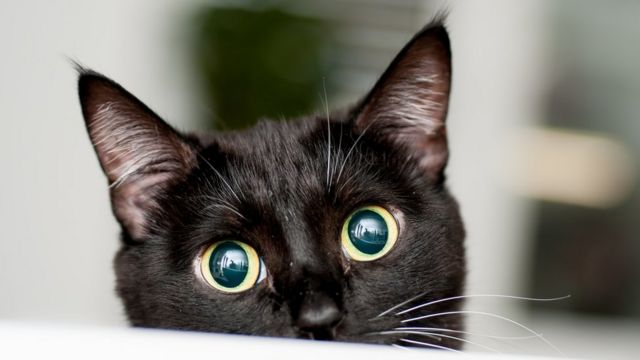
#> input picture Transformations in Digital Images/data/cat.jpg, 640 x 360 px
$ jupyter execute DigitalImageTransformations.ipynb
#> lines starting #> are read from the running program, lines starting #| are printed output that depends on the picture; long printed decimals are rounded
# **Transformations in Digital Images**
**Notebook creado por [Marlon Tecotl](https://www.linkedin.com/in/marlon-tecotl/) para el Master en [Vision Artificial](https://www.techtitute.com/informatica/master/master-vision-artificial) en [Tech](https://www.techtitute.com/) (2024).**

En primer lugar vamos a importar las librerias necesarias para el desarollo del notebook

[cell 1]
# importamos las libreiras
import matplotlib.pyplot as plt
import matplotlib as mpl
mpl.rcParams['figure.figsize'] = [8, 8]
import cv2
import numpy as np

Cargamos la imagen con la que vamos a trabajar

[cell 2]
# ruta de la imagen a cargar
image_path = 'data/cat.jpg'

# cargamos la imagen
image = cv2.imread(image_path)
#> image is the input picture: shape (360, 640, 3); mean B, G, R 115.4, 122.8, 125.4
image  = cv2.cvtColor(image, cv2.COLOR_RGB2BGR)
plt.imshow(image)
plt.show()

#Mostramos el tamaño de la imagen
print("Alto = " + str(image.shape[0]))
#| Alto = 360
print("Ancho = " + str(image.shape[1]))
#| Ancho = 640
print("Canales = " + str(image.shape[2]))
#| Canales = 3

### **Traslación**

En este primer punto se pide trasladar la imagen 50 pixeles en x y 25 en y. El resultado esperado es el siguiente.

Consultar el siguiente enlace : [learnopencv](https://learnopencv.com/image-rotation-and-translation-using-opencv/)

[cell 3]
# definimos la distancia a trasladar
translation_x = 50
translation_y = 25

# obtenemos el tamaño de la imagen
height, width = image.shape[:2]
#> height = 360; width = 640

# creamos la matriz de translacion
translation_matrix = np.array([
    [1, 0, translation_x],
    [0, 1, translation_y]
], dtype=np.float32)

# usamos la funcion openv para
translated_image = cv2.warpAffine(src=image, M=translation_matrix, dsize=(width, height))
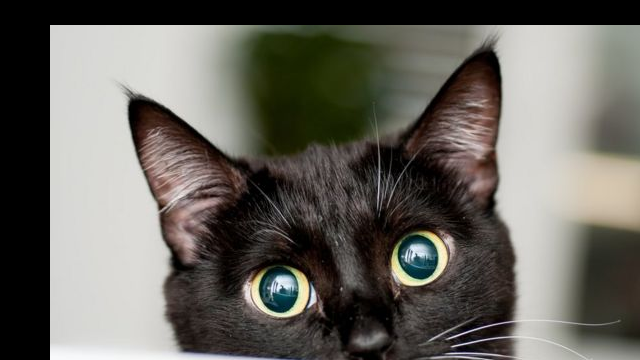
#> translated_image: shape (360, 640, 3); mean R, G, B 103, 100.4, 93.8

# mostramos la imagen
plt.imshow(translated_image)
plt.show()

### **Rotación**
En la siguiente actividad se pide rotar la imagen 45 grados positivos con centro en el centro de la imagen. Mostrar la matriz resultante.

Consultar el siguiente enlace : [learnopencv](https://learnopencv.com/image-rotation-and-translation-using-opencv/)

Resultado esperado:

[cell 4]
# Dividing height and width by 2 to get the center of the image
height, width = image.shape[:2]
center = (width/2, height/2)
#> center = (320, 180)
angle = 45
scale = 1

# obtenemos la matriz de rotacion
rotate_matrix = cv2.getRotationMatrix2D(center=center, angle=angle, scale=scale)
print('Matriz de rotación')
print(rotate_matrix)
#| [[  0.7071   0.7071 -33.553]
#|  [ -0.7071   0.7071 278.995]]
print('\r')


# usamos la funcion openv para
rotated_image = cv2.warpAffine(src=image, M=rotate_matrix, dsize=(width, height))
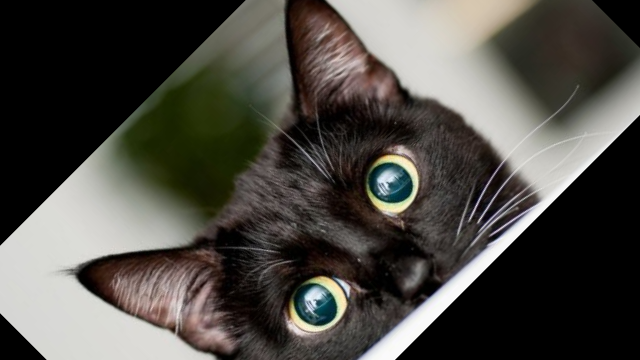
#> rotated_image: shape (360, 640, 3); mean R, G, B 77.4, 75, 69.3

# mostramos la imagen
plt.imshow(rotated_image)
plt.show()

### **Redimensionar con factor de escalado**
En la siguiente actividad se redimensionar la imagen utilizando un factor de escalado de 1/3 en x y 1/2 en y. Mostrar resultados haciendo un subplot. Consultar : [learnopencv](https://learnopencv.com/image-rotation-and-translation-using-opencv/)

Este es el resultado esperado:

[cell 5]
# obtenemos el tamaño de la imagen y creamos un size *2
height, width, channels = image.shape
#> channels = 3
dim = (width *2, height *4)
#> dim = (1280, 1440)

# usamos la fucion openv para redimensionar la imagen
resized_image = cv2.resize(image, None, fx= 1/3, fy= 1/2, interpolation= cv2.INTER_LINEAR)
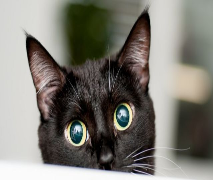
#> resized_image: shape (180, 213, 3); mean R, G, B 125.6, 123, 115.6

# arrays para el bucle
titles = ['original', 're-escalado']
images = [image, resized_image]

# mostramos la imagen
for i in range(2):
  plt.subplot(121+i)
  plt.title(titles[i])
  plt.imshow(images[i])
plt.show()
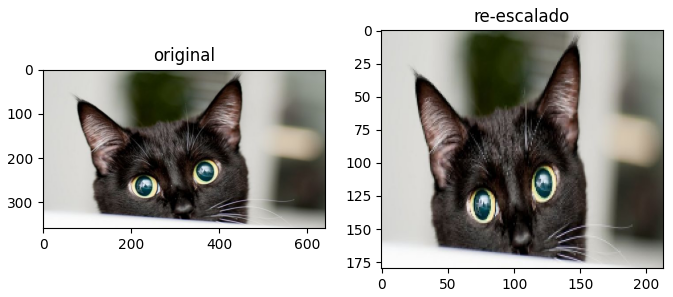
#> figure drawn by matplotlib, 2 panels

### **Flip de la imagen**
En la siguiente actividad se pide girar la imagen usando un flip vertical, uno horizontal y ambos. Crear un subplot de la imagen originial y las tres resultantes de 2x2. Consultar el metodo [cv2.flip()](https://www.geeksforgeeks.org/python-opencv-cv2-flip-method/)

Este es el resultado esperado:

[cell 6]
# tamaño del plot
nrows, ncols = 2, 2

# array que contiene un diccionario que define el titulo y la operacion
name_and_op = [{'title' : 'original', 'operation' : 99},
               {'title' : 'flip vertical', 'operation' : 0},
               {'title' : 'flip horizontal', 'operation' : 1},
               {'title' : 'ambos sentidos', 'operation' : -1}]

# creamos la figura para el plot
fig = plt.figure()

#Pintamos la imagen original
ax = fig.add_subplot(nrows, ncols, 1)
plt.title(name_and_op[0]['title'])
plt.imshow(image)

# recorremos el diccionario para crear los flips
for i in range(1,4):
  flipped = cv2.flip(image, name_and_op[i]['operation'])
  ax = fig.add_subplot(nrows, ncols, i+1)
  plt.title(name_and_op[i]['title'])
  plt.imshow(flipped)
#> this loop made 3 passes
#> pass 1, `flipped = cv2.flip(image, name_and_op[i]['operation'])`:
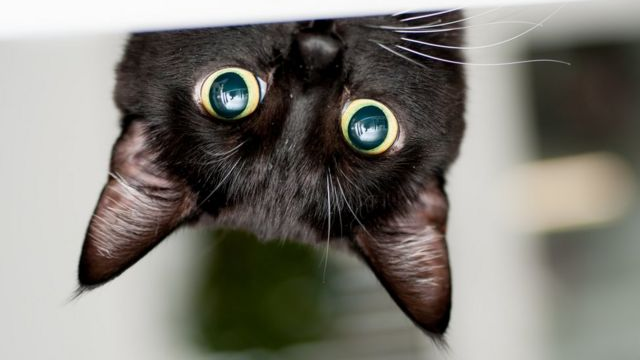
#> flipped: shape (360, 640, 3); mean R, G, B 125.4, 122.8, 115.4
#> pass 3, `flipped = cv2.flip(image, name_and_op[i]['operation'])`:
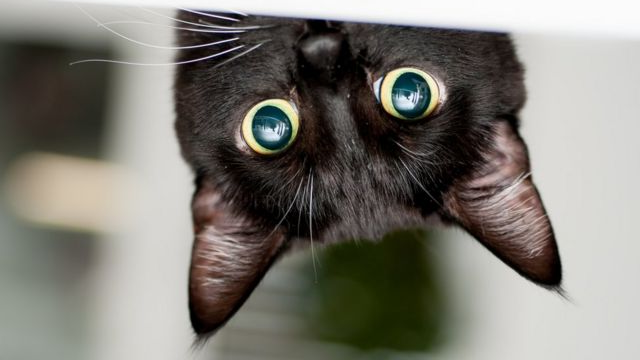
#> flipped: shape (360, 640, 3); mean R, G, B 125.4, 122.8, 115.4
plt.show()

### **Transformación afin**
En la siguiente actividad se pide crear una transformación afin seleccionando tres punto de la imagen original y tres puntos de destino para una imagen del mismo tamaño que la original. Printar la matriz resultante y mostrar un subplot con la imagen original y la resultante con los puntos seleccionados pintados sobre ellas. Consultar el metodo [cv2.getAffineTransform()](https://www.geeksforgeeks.org/python-opencv-affine-transformation/#:~:text=In%20Affine%20transformation%2C%20all%20parallel,Then%20cv2.)

Este es el resultado esperado:

[cell 7]
# obtenemos el tamaño de la imagen
original = image.copy()
height, width = image.shape[:2]

# constantes
radius = 0
color = (0, 255, 0)
thickness = 25

# creamos los puntos en la imagen original y en la imagen de salida
original_points = np.float32([[80,75],[440,25],[130,325]])
destination_points = np.float32([[10,100],[200,50],[100,250]])

# obtenemos la matriz de  translacion y rotación
M = cv2.getAffineTransform(original_points,destination_points)
print('Matriz aplicada a la transformacion')
print(M)
print('\r')

# aplicamos la matriz sobre la imagen
dst = cv2.warpAffine(image, M, (width,height))

# pintamos los puntos
for i in range(len(original_points)):
  center_original = (int(original_points[i][0]), int(original_points[i][1]))
  center_destination = (int(destination_points[i][0]), int(destination_points[i][1]))
  original = cv2.circle(original,
                        center_original,
                        radius = radius,
                        color = color,
                        thickness= thickness)
  dst = cv2.circle(dst,
                      center_destination,
                      radius = radius,
                      color = color,
                      thickness= thickness)
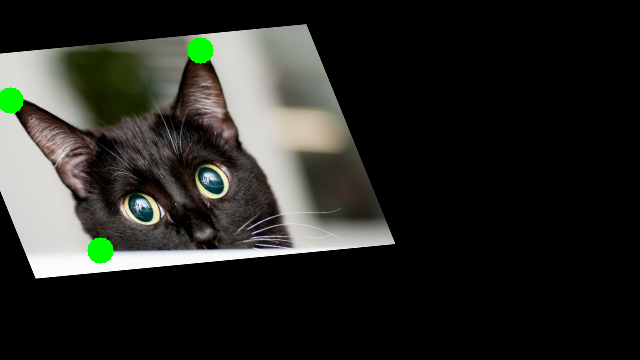
#> dst: shape (360, 640, 3); mean R, G, B 40.4, 41.2, 36.9
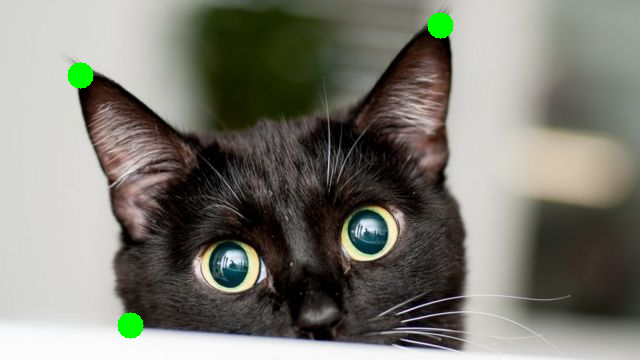
#> original: shape (360, 640, 3); mean R, G, B 124.6, 123.7, 114.6

# pintamos las dos imagenes
plt.subplot(121),plt.imshow(original),plt.title('Input')
plt.subplot(122),plt.imshow(dst),plt.title('Output')
plt.show()

### **Transformación proyectiva**
En la siguiente actividad se pide crear una transformación proyectiva seleccionando cuatro puntos de la imagen original y cuatro puntos de destino correspondiente a las 4 esquinas de la imagen final que tiene que tener un tamaño de 600x600. Printar la matriz resultante y mostrar un subplot con la imagen original y la resultante con los puntos seleccionados pintados sobre la imagen original. Consultar el metodo [cv2.getPerspectiveTransform()](https://theailearner.com/tag/cv2-getperspectivetransform/)

Este es el resultado esperado:

[cell 8]
# copiamos la imagen
original = image.copy()

# obtenemos el tamaño de la imagen
height, width = image.shape[:2]

# constantes
radius = 0
color = (0, 255, 0)
thickness = 25
output_size = 600


# creamos los puntos en la imagen original y en la imagen de salida
original_points = np.float32([[80,75],[440,25],[130,325],[450,350]])
destination_points = np.float32([[0,0],
                                 [output_size,0],
                                 [0,output_size],
                                 [output_size,output_size]])

# obtenemos la matriz de  translacion y rotación
M = cv2.getPerspectiveTransform(original_points,destination_points)
print('Matriz aplicada a la transformacion')
print(M)
print('\r')

# aplicamos la matriz sobre la imagen
dst = cv2.warpPerspective(original, M, (output_size,output_size))
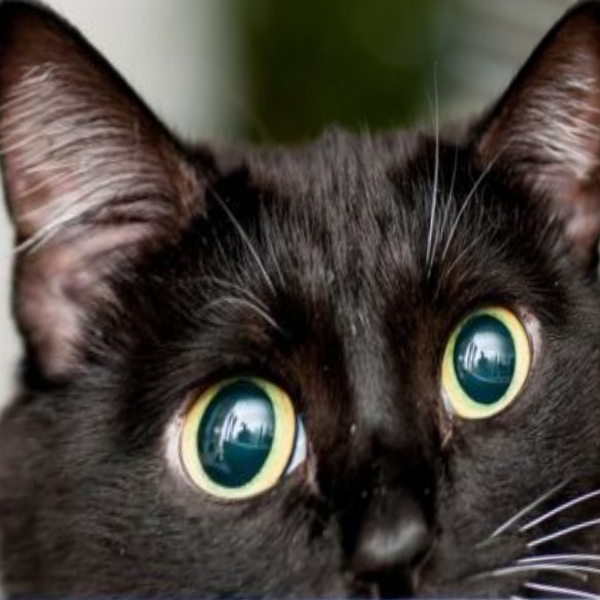
#> dst: shape (600, 600, 3); mean R, G, B 69.8, 64, 57.6

# pintamos los puntos
for i in range(len(original_points)):
  center = (int(original_points[i][0]), int(original_points[i][1]))
  original = cv2.circle(original,
                        center,
                        radius=radius,
                        color=color,
                        thickness=thickness)
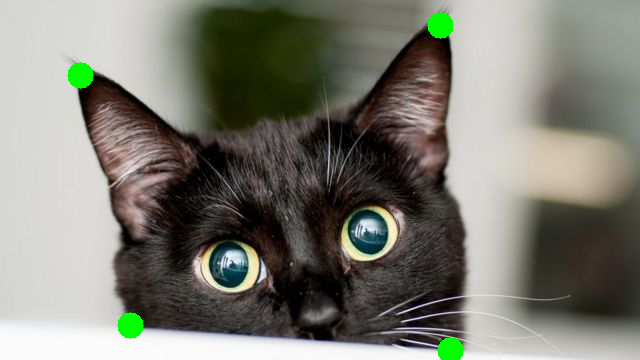
#> original: shape (360, 640, 3); mean R, G, B 124.2, 124, 114.3

# pintamos las dos imagenes
plt.subplot(121),plt.imshow(original),plt.title('Input')
plt.subplot(122),plt.imshow(dst),plt.title('Output')
plt.show()
